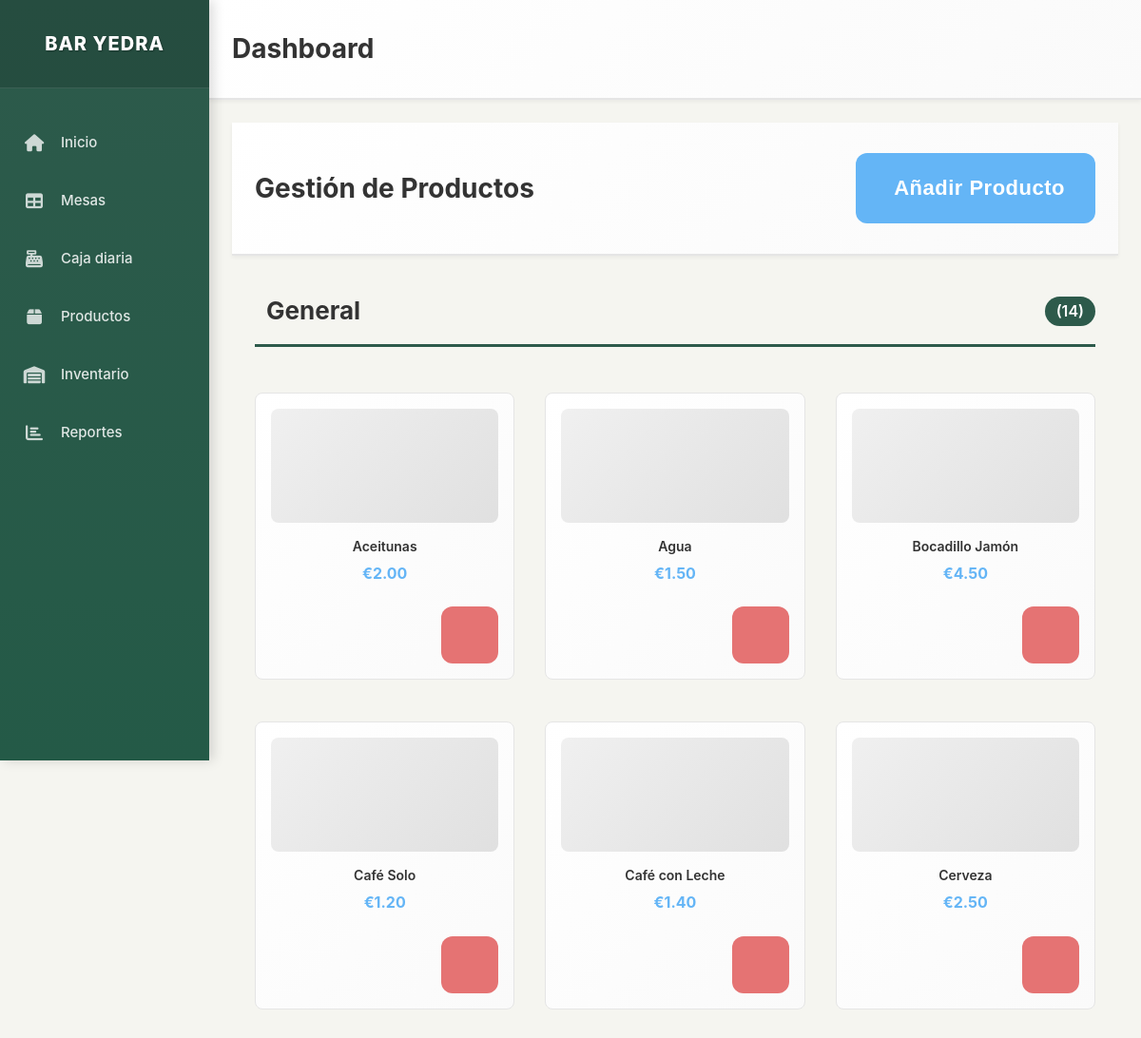
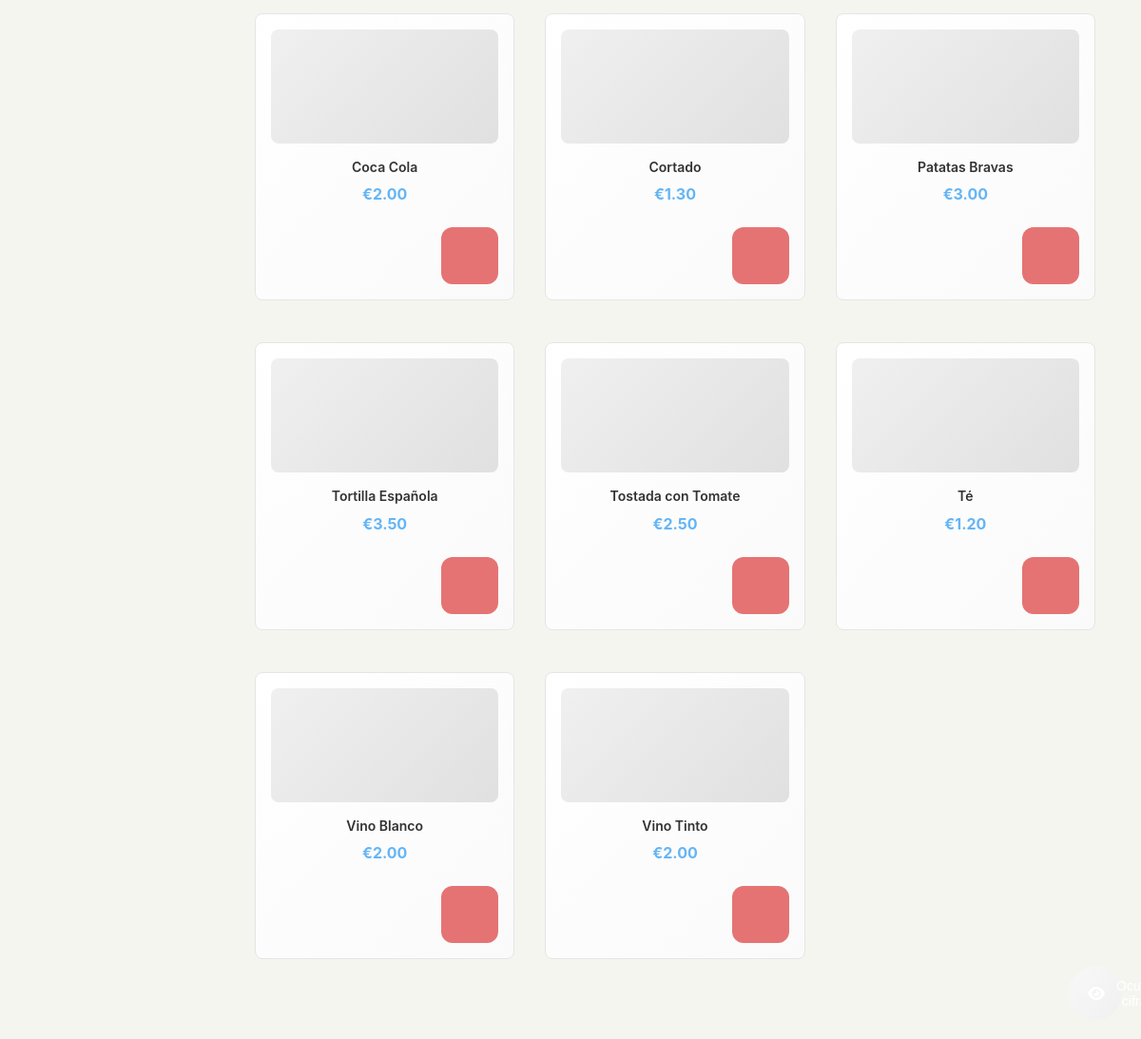
Page /products on the committed database (2 pictures, top to bottom).
### models.py (models this page shows, shortened)
class Producto(db.Model):
    id = db.Column(db.Integer, primary_key=True)
    nombre = db.Column(db.String(100), nullable=False)
    precio = db.Column(db.Numeric(10, 2), nullable=False)
    categoria = db.Column(db.String(50), nullable=False, default='General')
    foto_url = db.Column(db.String(255), nullable=True)
    descripcion = db.Column(db.Text, nullable=True)
    activo = db.Column(db.Boolean, default=True)
    orden = db.Column(db.Integer, default=0)  # Para ordenar productos en la interfaz
    stock_actual = db.Column(db.Integer, default=0)  # Cantidad actual en stock
    stock_minimo = db.Column(db.Integer, default=5)  # Alerta cuando llegue a este nivel
    unidad_medida = db.Column(db.String(20), default='unidad')  # unidad, litro, kg, etc.
    fecha_actualizacion = db.Column(db.DateTime, default=datetime.utcnow)

### app.py (the view)
@app.route('/products')
def products():
    productos = Producto.query.filter_by(activo=True).order_by(Producto.categoria, Producto.orden, Producto.nombre).all()
    productos_por_categoria = {}
    for producto in productos:
        if producto.categoria not in productos_por_categoria:
            productos_por_categoria[producto.categoria] = []
        productos_por_categoria[producto.categoria].append(producto)
    return render_template('products.html', productos_por_categoria=productos_por_categoria)

### templates/products.html (shortened to what this page needs)
{% extends "layout.html" %}
{% block content %}
<div class="content-header">
    <h1 class="page-title">Gestión de Productos</h1>
    <button class="btn btn-primary btn-lg touch-friendly" onclick="showAddProductModal()">
         Añadir Producto
    </button>
</div>
<div class="content-container">
    {% for categoria, productos in productos_por_categoria.items() %}
    <div class="category-section">
        <h2 class="category-title">
             {{ categoria }}
            <span class="category-count">({{ productos|length }})</span>
        </h2>
        <div class="products-grid">
            {% for producto in productos %}
            <div class="product-card touch-friendly">
                <div class="product-image">
                    {% if producto.foto_url %}
                        <img src="{{ producto.foto_url }}" alt="{{ producto.nombre }}" class="product-photo">
                    {% else %}
                        <div class="product-placeholder">
                        </div>
                    {% endif %}
                </div>
                <div class="product-info">
                    <h3 class="product-name">{{ producto.nombre }}</h3>
                    <p class="product-price">€{{ "%.2f"|format(producto.precio) }}</p>
                </div>
                <div class="product-actions">
                    <button class="btn btn-danger btn-sm touch-friendly"
                            onclick="deleteProduct({{ producto.id }}, '{{ producto.nombre }}')">
                    </button>
                </div>
            </div>
            {% endfor %}
        </div>
    </div>
    {% endfor %}
</div>
{% endblock %}

### rows in the picture
Producto: categoria "General", productos "14", nombre "Aceitunas", precio "2.00"
Producto: nombre "Agua", precio "1.50"
Producto: nombre "Bocadillo Jamón", precio "4.50"
Producto: nombre "Café Solo", precio "1.20"
Producto: nombre "Café con Leche", precio "1.40"
Producto: nombre "Cerveza", precio "2.50"
Producto: nombre "Coca Cola", precio "2.00"
Producto: nombre "Cortado", precio "1.30"
Producto: nombre "Patatas Bravas", precio "3.00"
Producto: nombre "Tortilla Española", precio "3.50"
Producto: nombre "Tostada con Tomate", precio "2.50"
Producto: nombre "Té", precio "1.20"
Producto: nombre "Vino Blanco", precio "2.00"
Producto: nombre "Vino Tinto", precio "2.00"
